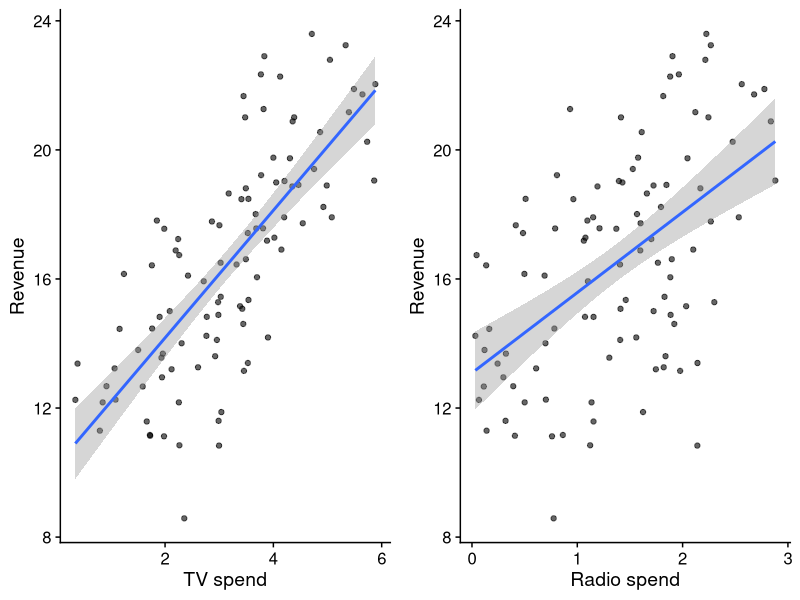
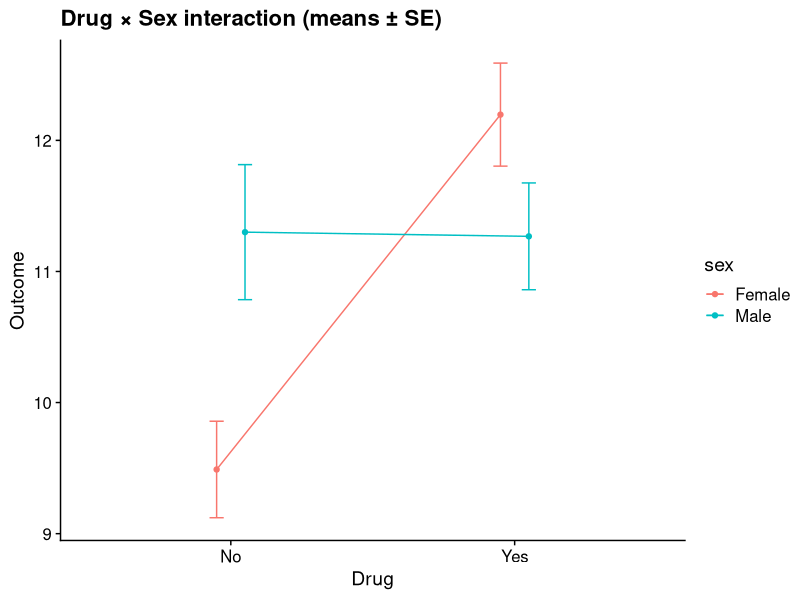

Here is the R script that generated these plots, in order:
## ---- chunk 1
#| include: false
set.seed(201)

# Core libraries
library(tibble)
library(ggplot2)
library(cowplot)
library(car)       # for Type II / III
library(dplyr)
library(broom)

# Theme
theme_cowplot_bg <- function(font_size = 14) {
  cowplot::theme_cowplot(font_size = font_size) +
    theme(
      plot.background = element_rect(fill = "white"),
      panel.background = element_rect(fill = "white")
    )
}

knitr::opts_chunk$set(echo = TRUE)
## ---- chunk 2
# Advertising data
set.seed(201)
n_ad <- 100L
spend_vec_radio <- runif(n_ad, 0, 3)
spend_vec_tv <- 1.2 * spend_vec_radio + runif(n_ad, 0, 3)
revenue_vec <- 2 * spend_vec_tv + rnorm(n_ad, mean = 10, sd = 2)

ad_tbl <- tibble(
  spend_radio = spend_vec_radio,
  spend_tv = spend_vec_tv,
  revenue = revenue_vec
)

head(ad_tbl, 6)
## ---- chunk 3
m_tv_simple   <- lm(revenue ~ spend_tv,   data = ad_tbl)
m_radio_simple<- lm(revenue ~ spend_radio,data = ad_tbl)
## ---- chunk 4
# Plots
p_tv <- ggplot(ad_tbl, aes(spend_tv, revenue)) +
  geom_point(alpha = 0.6) +
  geom_smooth(method = "lm", se = TRUE) +
  labs(x = "TV spend", y = "Revenue") +
  theme_cowplot_bg()

p_radio <- ggplot(ad_tbl, aes(spend_radio, revenue)) +
  geom_point(alpha = 0.6) +
  geom_smooth(method = "lm", se = TRUE) +
  labs(x = "Radio spend", y = "Revenue") +
  theme_cowplot_bg()

plot_grid(p_tv, p_radio, ncol = 2)
## ---- chunk 5
m_both_tvfirst   <- lm(revenue ~ spend_tv + spend_radio, data = ad_tbl)
m_both_radiofirst<- lm(revenue ~ spend_radio + spend_tv, data = ad_tbl)

# Coefficients identical (fits are the same)
coef(m_both_tvfirst)
coef(m_both_radiofirst)
all.equal(fitted(m_both_tvfirst), fitted(m_both_radiofirst))
## ---- chunk 6
# Regress radio on TV; TV on radio
r_radio_given_tv <- resid(lm(spend_radio ~ spend_tv, data = ad_tbl))
r_tv_given_radio <- resid(lm(spend_tv ~ spend_radio, data = ad_tbl))

# Residualise revenue on the "other" predictor
r_y_given_tv    <- resid(lm(revenue ~ spend_tv,    data = ad_tbl))
r_y_given_radio <- resid(lm(revenue ~ spend_radio, data = ad_tbl))

# Residual-on-residual slopes
fwl_radio <- lm(r_y_given_tv    ~ r_radio_given_tv)
fwl_tv    <- lm(r_y_given_radio ~ r_tv_given_radio)

coef(fwl_radio) |> signif(2)  # intercept ~ 0; slope = partial effect of radio
coef(fwl_tv) |> signif(2)    # intercept ~ 0; slope = partial effect of TV

# Compare to the multiple regression slopes:
coef(m_both_tvfirst) |> signif(2)
## ---- chunk 7
coef(lm(revenue ~ r_radio_given_tv, data = ad_tbl)) |>
  signif(2)  # radio partial slope
coef(lm(revenue ~ r_tv_given_radio, data = ad_tbl)) |>
  signif(2)  # TV
## ---- chunk 8
anova(lm(revenue ~ spend_tv, data = ad_tbl))   # TV
anova(lm(revenue ~ spend_radio, data = ad_tbl)) # Radio
## ---- chunk 9
summary(m_tv_simple)
summary(m_radio_simple)
## ---- chunk 10
anova(m_both_tvfirst)    # TV entered first
anova(m_both_radiofirst) # Radio entered first

# Note the second line’s SS and p-value change with order.
## ---- chunk 11
lm(revenue ~ spend_radio + spend_tv, data = ad_tbl) |>
  summary()
## ---- chunk 12
set.seed(42)
n_region <- 300L
region <- factor(sample(c("North","Central","South"), size = n_region, replace = TRUE))
# True means by region; add noise
mu <- c(North = 12, Central = 10, South = 14)
y_region <- mu[region] + rnorm(n_region, sd = 2.5)

reg_tbl <- tibble(y = as.numeric(y_region), region)

# Full: with region; Reduced: intercept only
m_full    <- lm(y ~ region, data = reg_tbl)
m_reduced <- lm(y ~ 1,      data = reg_tbl)

anova(m_reduced, m_full)  # partial F for the factor as a whole
summary(m_full)
## ---- chunk 13
# Model matrix and estimated coefficients / covariance
X_full <- model.matrix(m_full)                   # columns: (Intercept), regionNorth, regionSouth
beta_hat <- coef(m_full)
sigma2_hat <- sum(resid(m_full)^2) / df.residual(m_full)
XtX_inv <- solve(t(X_full) %*% X_full)
Cov_beta <- sigma2_hat * XtX_inv

# Build L to jointly test all region dummies = 0 (i.e., drop entire factor)
cols <- colnames(X_full)
idx <- which(cols %in% c("regionNorth","regionSouth"))
L <- diag(length(beta_hat))[idx, , drop = FALSE]  # selects those coefficients

q <- qr(L)$rank
num <- t(L %*% beta_hat) %*% solve(L %*% Cov_beta %*% t(L)) %*% (L %*% beta_hat)
F_hand <- as.numeric(num / q)

# Compare to partial F from anova
F_aov <- anova(m_reduced, m_full)$`F`[2]
data.frame(F_hand = F_hand, F_from_anova = F_aov)
## ---- chunk 14
set.seed(777)
n_int <- 100L
sex  <- rbinom(n_int, 1, 0.5)             # 0=female, 1=male
drug <- rbinom(n_int, 1, 0.5)

# True model: baseline 10, drug effect +2 in females, ~0 in males (interaction -2),
# sex main effect +1; noise sd=2
y <- 10 + 1*sex + 2*drug + (-2)*(sex*drug) + rnorm(n_int, sd = 2)

int_tbl <- tibble(y, sex = factor(sex, levels = c(0,1), labels = c("Female","Male")),
                  drug = factor(drug, levels = c(0,1), labels = c("No","Yes")),
                  sex_num = as.numeric(sex == "Male"),
                  drug_num = as.numeric(drug == "Yes"))

# Fit with interaction
m_int_full <- lm(y ~ sex * drug, data = int_tbl)
summary(m_int_full)
## ---- chunk 15
# Visualise interaction
ggplot(int_tbl, aes(drug, y, colour = sex, group = sex)) +
  stat_summary(fun = mean, geom = "point", position = position_dodge(width = 0.2)) +
  stat_summary(fun = mean, geom = "line", position = position_dodge(width = 0.2)) +
  stat_summary(fun.data = mean_se, geom = "errorbar", width = 0.1,
               position = position_dodge(width = 0.2)) +
  labs(title = "Drug × Sex interaction (means ± SE)",
       x = "Drug", y = "Outcome") +
  theme_cowplot_bg()
## ---- chunk 16
Anova(m_int_full, type = 2)  # Type II
Anova(m_int_full, type = 3)  # Type III
## ---- chunk 17
m_int_main <- lm(y ~ sex + drug, data = int_tbl)
anova(m_int_main, m_int_full)  # test of the interaction term
## ---- chunk 18
# Build L that extracts the drug main effect and drug:sex interaction(s)
X_int   <- model.matrix(m_int_full)
b_int   <- coef(m_int_full)
s2_int  <- sum(resid(m_int_full)^2) / df.residual(m_int_full)
Vb_int  <- s2_int * solve(t(X_int) %*% X_int)

# Identify columns
colnames(X_int)
# Terms are typically: (Intercept), sexMale, drugYes, sexMale:drugYes
L_any_drug <- rbind(
  "drugYes"           = as.numeric(names(b_int) == "drugYes"),
  "sexMale:drugYes"   = as.numeric(names(b_int) == "sexMale:drugYes")
)

q <- qr(L_any_drug)$rank
F_num <- t(L_any_drug %*% b_int) %*% solve(L_any_drug %*% Vb_int %*% t(L_any_drug)) %*% (L_any_drug %*% b_int)
F_any_drug <- as.numeric(F_num / q)
p_any_drug <- pf(F_any_drug, df1 = q, df2 = df.residual(m_int_full), lower.tail = FALSE)

data.frame(F_any_drug = F_any_drug, df1 = q, df2 = df.residual(m_int_full), p_value = p_any_drug)
## ---- chunk 19
m_no_drug <- lm(y ~ sex)
anova(m_no_drug, m_int_full)
